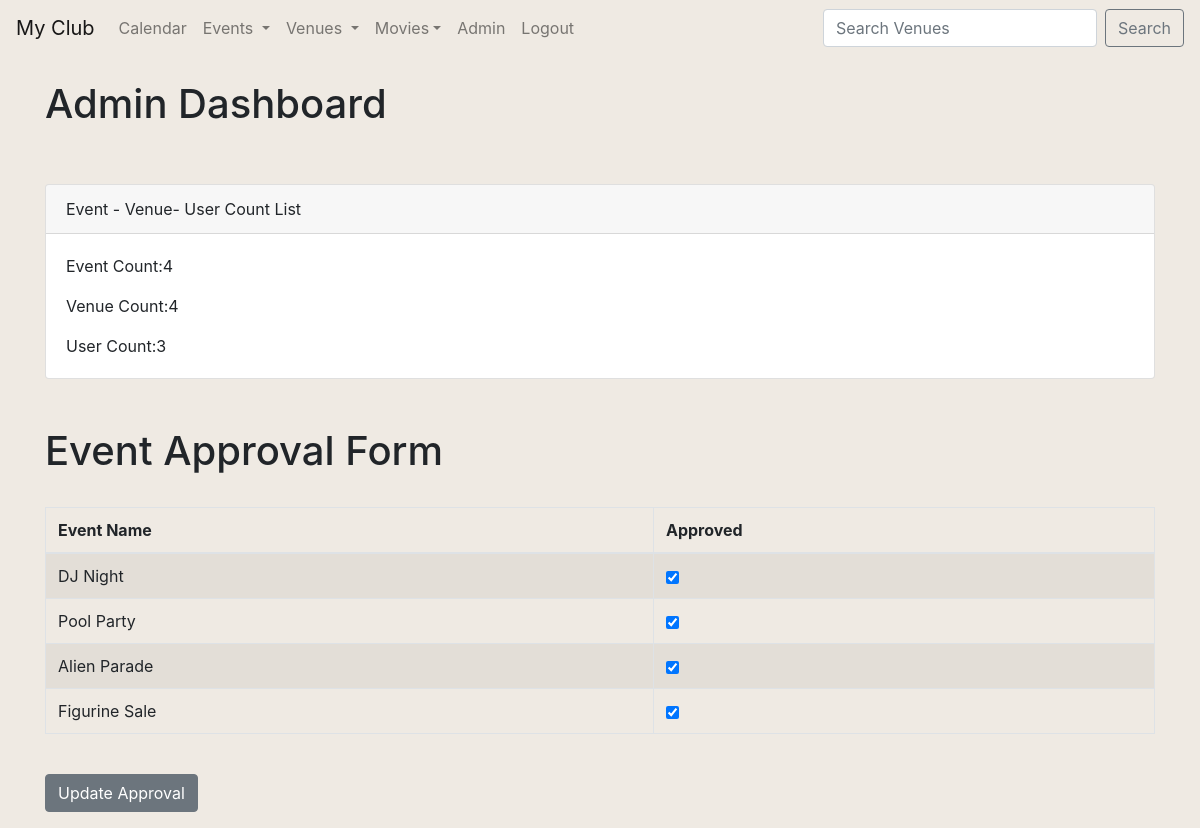
Screenshot of /admin_approval (signed in) with the database file from the repository.
### blog/models.py (models this page shows, shortened)
class Event(models.Model):
   name=models.CharField('Event Name', max_length=120)
   event_date=models.DateTimeField('Event Date')
   venue=models.ForeignKey('Venue', blank=True, null=True, on_delete=models.CASCADE)
   manager=models.ForeignKey(User, blank=True, null=True, on_delete=models.SET_NULL)
   description=models.TextField(blank=True)
   attendees=models.ManyToManyField(MyClubUser, blank=True)
   approved = models.BooleanField('Approved', default=False)
   def __str__(self):
      return self.name

### blog/views.py (the view)
# urls.py: path('admin_approval', views.admin_approval, name="admin_approval"),
def admin_approval(request):
    event_count = Event.objects.all().count()
    venue_count = Venue.objects.all().count()
    user_count = User.objects.all().count()
    event_list = Event.objects.all().order_by('-event_date')
    if request.user.is_superuser:
        if request.method=="POST":
            id_list = request.POST.getlist('boxes')
            event_list.update(approved=False)
            for x in id_list:
                Event.objects.filter(pk=int(x)).update(approved=True)
            messages.success(request, ("Event List Approval Has been Updated"))
            return redirect('list-events')
        else:
            return render(request, 'blog/admin_approval.html', {"event_list":event_list, "event_count":event_count, "venue_count":venue_count, "user_count":user_count,})
    else:
        messages.success(request, ("You aren't authorized to view this page!"))
        return redirect('home')

### blog/templates/blog/admin_approval.html (shortened to what this page needs)
<!-- {% extends 'blog/base.html' %}
{% block content %}
    <h1>Admin Dashboard </h1>
<br/><br/>
<form action="" method="POST">
    <div class="card">
        <div class="card-header">
          Event - Venue- User Count List
        </div>
        <div class="card-body">
          <p class="card-text">Event Count:{{event_count}}</p>
          <p class="card-text">Venue Count:{{venue_count}}</p>
          <p class="card-text">User Count:{{user_count}}</p>
        </div>
      </div>
<br/><br/>
<h1>Event Approval Form</h1>
<br/>
<table class="table table-striped table-hover table-bordered">
    <thead>
        <tr>
            <th scope="col">Event Name</th>
            <th scope="col">Approved</th>
        </tr>
    </thead>
    <tbody>
        {% for event in event_list %}
        <tr>
            <td>{{event }}</td>
            <td>
                {% if event.approved %}
                <div class="form-check">
                    <input class="form-check-input" type="checkbox" checked="checked" value="{{event.id}}" name="boxes">
                </div>
                {% else %}
                <div class="form-check">
                    <input class="form-check-input" type="checkbox" value="{{event.id}}" name="boxes">
                </div>
                {% endif %}
            </td>
        </tr>
        {% endfor %}
    </tbody>
</table>
<br/>
<button class='btn btn-secondary' type="submit">Update Approval</button>
{% endblock %} -->

### blog/templates/blog/base.html (style rules this page uses)
body { background: #EFEAE3; }

### rows the page displays
Event: name "DJ Night"
Event: name "Pool Party"
Event: name "Alien Parade"
Event: name "Figurine Sale"

### other values shown
{{ event_count }} "4"
{{ venue_count }} "4"
{{ user_count }} "3"
